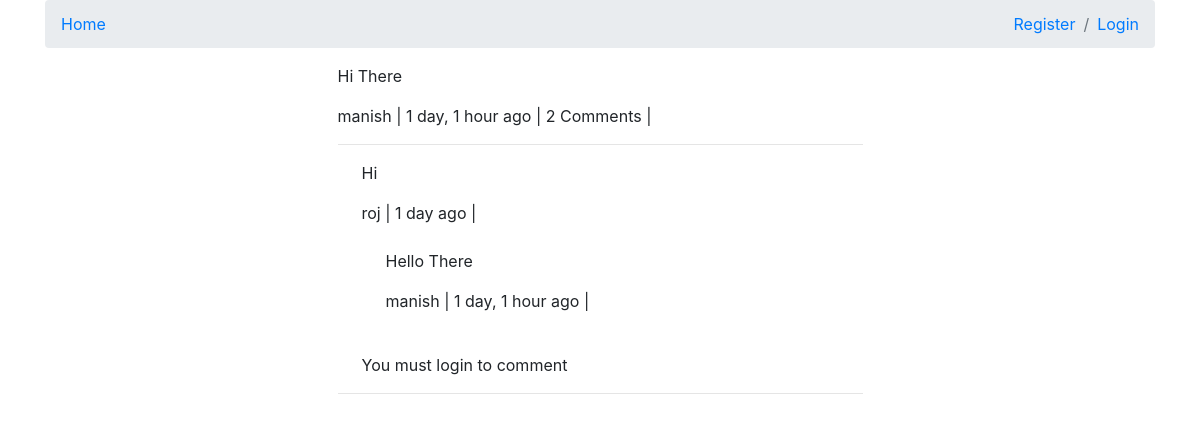
The page /comments/99/ on the database its author committed.
### comments/models.py (models this page shows, shortened)
class Comment(models.Model):
    user = models.ForeignKey(settings.AUTH_USER_MODEL, on_delete=models.CASCADE, default=1)
    content_type = models.ForeignKey(ContentType, on_delete=models.CASCADE, null=True)
    object_id = models.PositiveIntegerField(null=True)
    content_object = GenericForeignKey("content_type", "object_id")
    parent  = models.ForeignKey("self", null=True, blank=True, on_delete=models.CASCADE)
    objects = CommentManager() # to make sure the instance of CommentManager is available and CommentManager can override other kinds of queries
    class Meta:
        ordering = ['-timestamp']
    content   = models.TextField()
    timestamp = models.DateTimeField(auto_now_add=True)
    def children(self):
        return Comment.objects.filter(parent=self)
    @property
    def is_parent(self):
        if self.parent is not None:
            return False
        return True

### comments/views.py (the view, shortened to what this page needs)
# urls.py: path('<int:id>/', comment_thread, name='thread'),
def comment_thread(request, id):
    try:
        obj = Comment.objects.get(id=id)
    except:
        raise Http404
    if not obj.is_parent:
        obj = obj.parent
    content_object = obj.content_object # Post that comment is on
    content_id = obj.content_object.id
    initial_data = {
        "content_type": obj.content_type,
        "object_id": obj.object_id,
    }
    form = CommentForm(request.POST or None, initial=initial_data)
    context = {
        "comment": obj,
        "form": form
    }
    return render(request, 'comments/comment_thread.html', context)

### comments/templates/comments/comment_thread.html (shortened to what this page needs)
{% extends "posts/base.html" %}
{% block content %}
<div class="col-12 col-sm-10 col-md-8 col-lg-6 mb-1 offset-sm-1 offset-md-2 offset-lg-3">
                        <p>{{ comment.content }}</p>
                        <footer>{{ comment.user }} | {{ comment.timestamp|timesince }} ago | {% if comment.children.count > 0 %}{{ comment.children.count }} Comments  | {% endif %} </footer>
                        <div>
                        <hr/>
                        {% for child_comment in comment.children %}
                            <blockquote class="ml-4">
                                <p>{{ child_comment.content }}</p>
                                <footer>{{ child_comment.user }} | {{ child_comment.timestamp|timesince }} ago | {% if request.user == comment.user %} <a href='{{ child_comment.get_delete_url }}'> Delete </a> {% endif %}</footer>
                               <br>
                        {% endfor %}
                            </blockquote>
                            {% if request.user.is_authenticated %}
                            <form method="POST" action="."> {% csrf_token %}
                               {{ form }}
                                <input type="hidden" name="parent_id" value="{{ comment.id }}">
                                <input type="submit" value="Reply" class="btn btn-primary">
                            </form>
                            {% else %}
                            <p>You must login to comment</p>
                            {% endif %}
                        </div>
                    <hr/>
    </div>
</div>
{% endblock content %}

### rows shown on the page
Comment: content "Hi There", user "manish", timestamp "1 day, 1 hour", children.count "2"
Comment: content "Hi", user "roj", timestamp "1 day"
Comment: content "Hello There", user "manish", timestamp "1 day, 1 hour"
